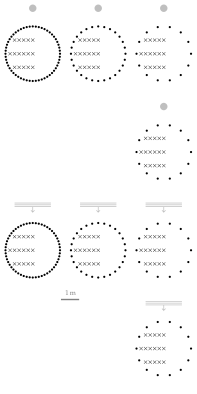

Write gnuplot code to recreate this figure.
#!/usr/bin/gnuplot
#
# Figure 5.3: Setup for Experiment 3. The position of the synthesized source is
# indicated by the grey point. The position of the listener by black crosses
# and secondary sources by black dots.
#
# AUTHOR:   Hagen Wierstorf
# SOFTWARE: gnuplot 5.0 patchlevel 3

reset
set macros
set loadpath '../../gnuplot' 'data'

load 'latex.cfg'
load 'localization.cfg'
load 'array.cfg'
load 'noborder.cfg'

set terminal epslatex size 5cm,10cm color colortext @footnotesize
set output 'fig5_03.tex'

set style line 1 lc rgb 'black' pt 2 ps 0.75 lw 1

unset key
set size ratio -1

set tmargin 0
set bmargin 0
set lmargin 0.5
set rmargin 0.5

unset tics
unset xlabel
unset ylabel

set xrange [-1.55:1.55]

# === start plotting =====================================================
set multiplot layout 4,3

# --- 1 ---
set yrange [-2.1:2.6]
# NFC-HOA point source, 56 secondary sources
plot 'array_nls56_circular.txt'         @array_active ps 0.5 w p,\
     'listener_positions.txt'           w p ls 1, \
     set_point_source(0,2.5)            @point_source 

# --- 2 ---
# NFC-HOA point source, 28 secondary sources
plot 'array_nls28_circular.txt'         @array_active ps 0.5 w p,\
     'listener_positions.txt'           w p ls 1, \
     set_point_source(0,2.5)            @point_source

# --- 3 ---
# NFC-HOA point source, 14 secondary sources
plot 'array_nls14_circular.txt'         @array_active ps 0.5 w p,\
     'listener_positions.txt'           w p ls 1, \
     set_point_source(0,2.5)            @point_source

# --- 4 ---
plot 1/0

# --- 5 ---
plot 1/0

# --- 6 ---
# NFC-HOA point source, 14 secondary sources
plot 'array_nls14_circular.txt'         @array_active ps 0.5 w p,\
     'listener_positions.txt'           w p ls 1, \
     set_point_source(0,2.5)            @point_source

# --- 7 ---
# NFC-HOA plane wave, 56 secondary sources
plot 'array_nls56_circular.txt'         @array_active ps 0.5 w p,\
     'listener_positions.txt'           w p ls 1, \
     set_plane_wave(0,2.5)              @plane_wave

# --- 8 ---
# NFC-HOA plane wave, 28 secondary sources
plot 'array_nls28_circular.txt'         @array_active ps 0.5 w p,\
     'listener_positions.txt'           w p ls 1, \
     set_plane_wave(0,2.5)              @plane_wave

# --- 9 ---
# NFC-HOA plane wave, 14 secondary sources
plot 'array_nls14_circular.txt'         @array_active ps 0.5 w p,\
     'listener_positions.txt'           w p ls 1, \
     set_plane_wave(0,2.5)              @plane_wave

# --- 10 ---
plot 1/0

# --- 11 ---
set arrow from -2.05,2.7 to -1.05,2.7 nohead front ls 101 lw 4
set label '\tiny $1$\,m' at -1.525,3.1 center front tc ls 101
plot 1/0

# --- 12 ---
# NFC-HOA plane wave, 14 secondary sources
unset arrow
unset label
plot 'array_nls14_circular.txt'         @array_active ps 0.5 w p,\
     'listener_positions.txt'           w p ls 1, \
     set_plane_wave(0,2.5)              @plane_wave

unset multiplot

call 'plot.plt' 'fig5_03'
